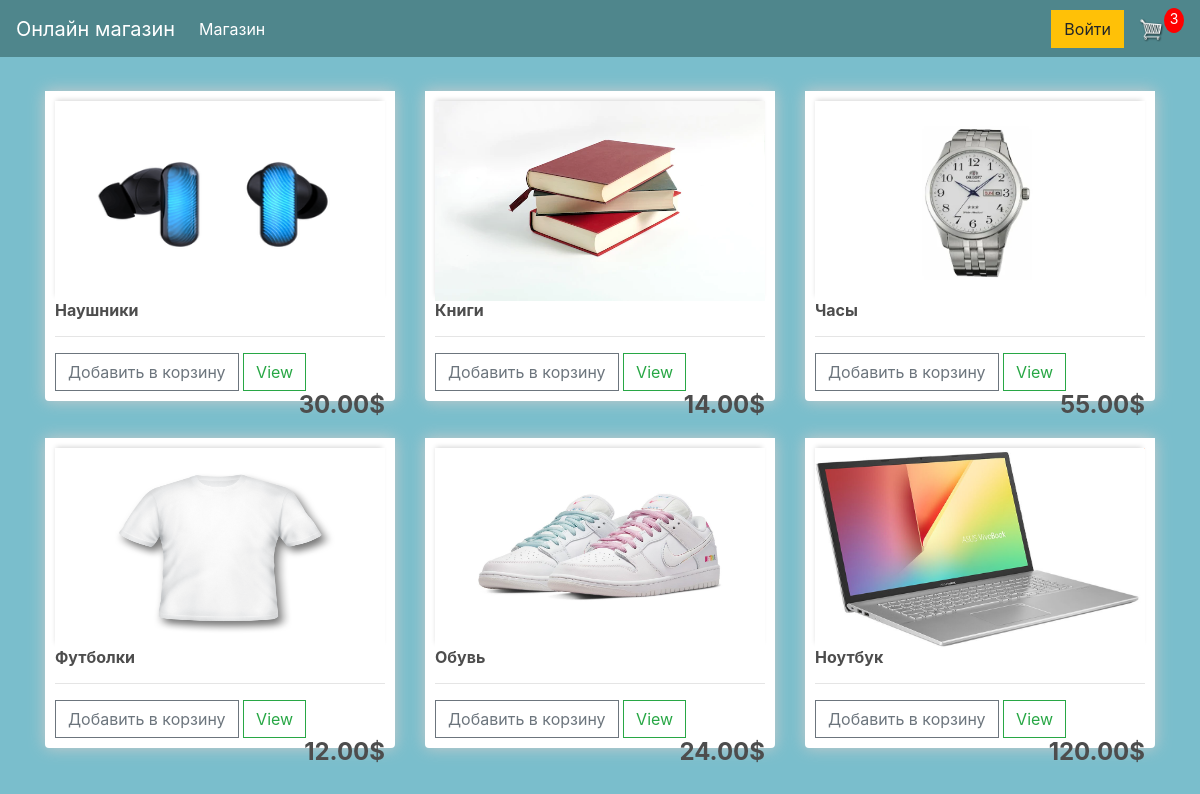
Before: / (signed in) with the older database file.
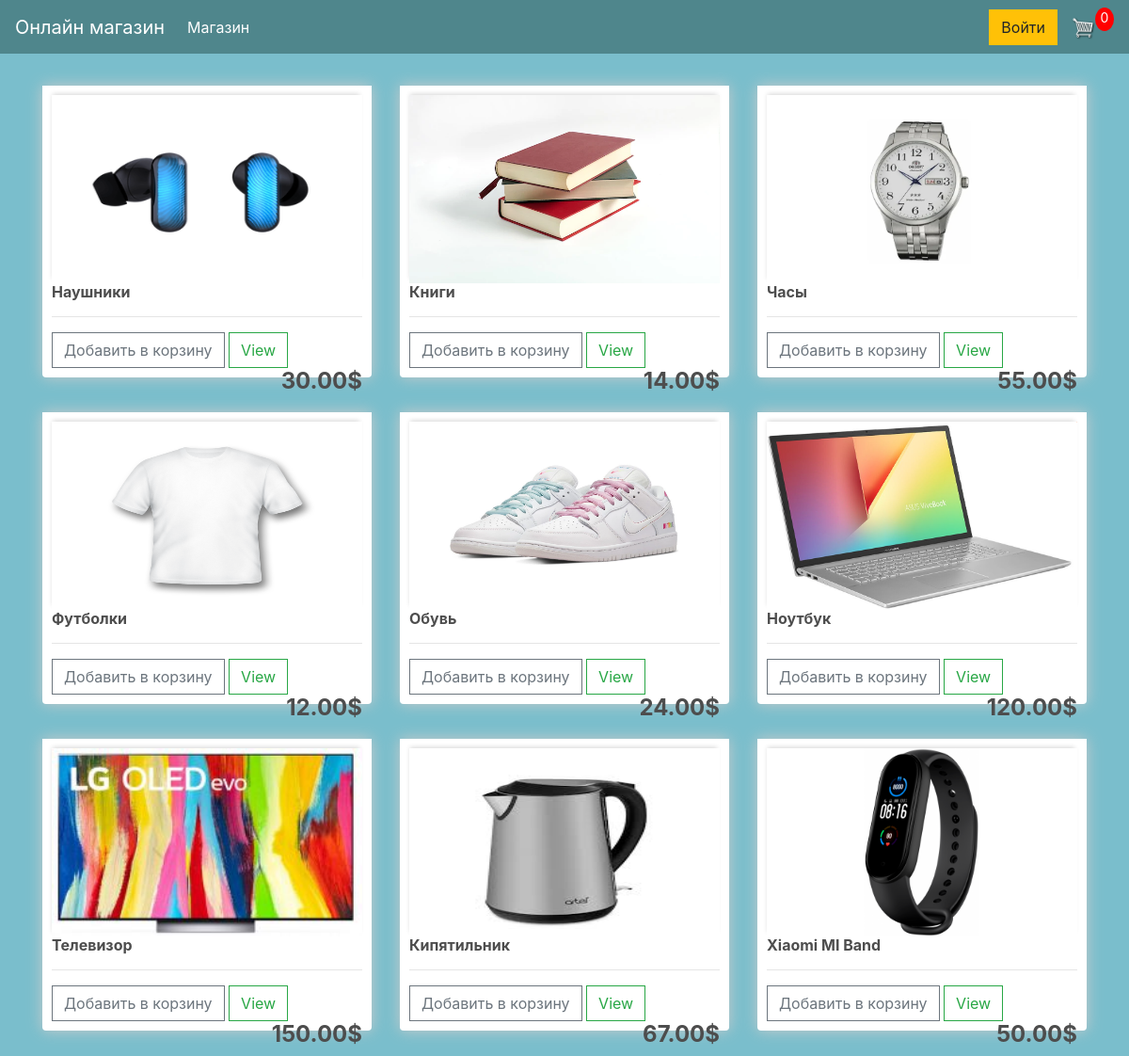
After: the same page with the newer database file.
### store/models.py (models this page shows, shortened)
class Product(models.Model):
    name = models.CharField(max_length=200)
    price = models.DecimalField(max_digits=7, decimal_places=2)
    digital = models.BooleanField(default=False, null=True, blank=True)
    image = models.ImageField(null=True, blank=True)
    @property
    def imageURL(self):
        try:
            url = self.image.url
        except:
            url = ''
        return url

### store/views.py (the view)
# urls.py: path('', include('store.urls'))
def store(request):
    data = cartData(request)
    cartItems = data['cartItems']
    products = Product.objects.all()
    context = {'products': products, 'cartItems': cartItems}
    return render(request, 'store/store.html', context)

### store/models.py (called while the page is built)
    @property
    def get_cart_items(self):
        orderitems = self.orderitem_set.all()
        total = sum([item.quantity for item in orderitems])
        return total

### store/utils.py (called while the page is built)
def cartData(request):
    if request.user.is_authenticated:
        customer = request.user.customer
        order, created = Order.objects.get_or_create(customer=customer, complete=False)
        items = order.orderitem_set.all()
        cartItems = order.get_cart_items
    else:
        cookieData = cookieCart(request)
        cartItems = cookieData['cartItems']
        order = cookieData['order']
        items = cookieData['items']
    return {'cartItems': cartItems, 'order': order, 'items': items}

### store/templates/store/store.html
{% extends 'store/main.html' %}
{% load static %}
{% block content %}
<div class="row" xmlns="http://www.w3.org/1999/html">
	{% for product in products %}
		<div class="col-lg-4">
			<div class="box-element product">
                <img class="thumbnail" src="{{product.imageURL}}">
                <h6><strong>{{ product.name }}</strong></h6>
				<hr>
				<button data-product={{ product.id }} data-action="add" class="btn btn-outline-secondary add-btn update-cart">Добавить в корзину</button>
				<a class="btn btn-outline-success" href="#">View</a>
				<h4 style="display: inline-block; float: right"><strong>{{product.price|floatformat:2}}$</strong></h4>
			</div>
		</div>
	{% endfor %}
	</div>
{% endblock content %}

Changed rows visible on the page:
added Product: imageURL (picture), name "Телевизор", price "150.00"
added Product: imageURL (picture), name "Кипятильник", price "67.00"
added Product: imageURL (picture), name "Xiaomi MI Band", price "50.00"
Other visible differences:
{{ cartItems }}: "3" → "0"
